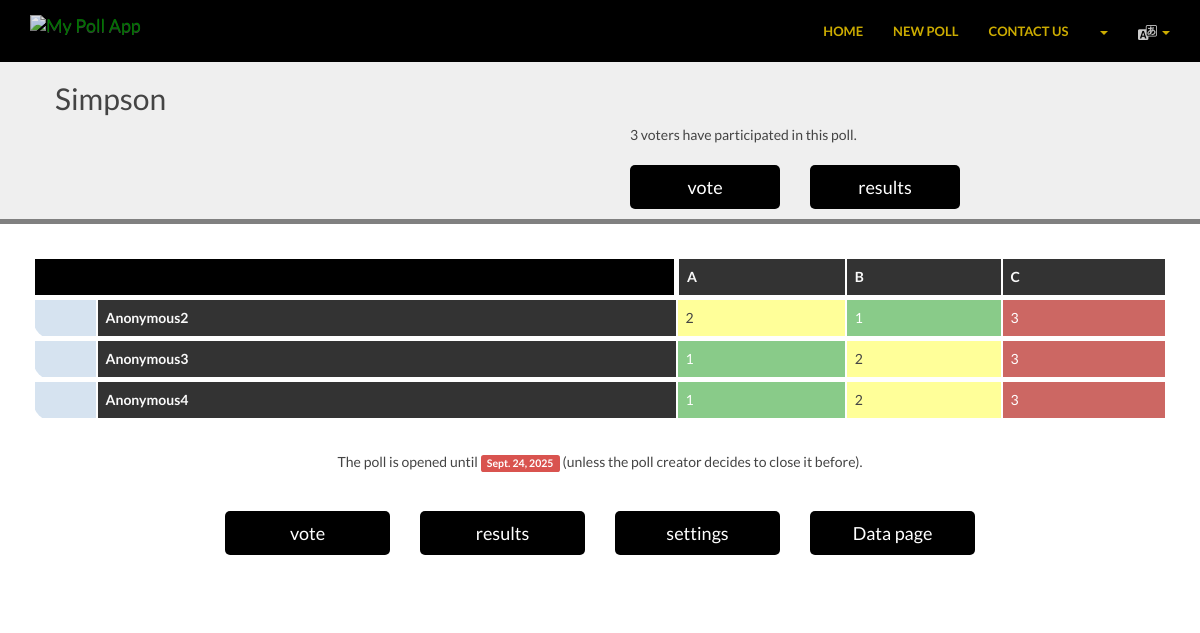
/polls/viewPoll/59ca2a80-19cc-460f-9c84-a2f9de283ea4, run on the app's committed database.
### polls/models_.py (models this page shows, shortened)
class Poll(PolymorphicModel):
    id = models.CharField(max_length=100, primary_key=True, default=uuid.uuid4, editable=False)
    title = models.CharField(max_length=250, verbose_name=_("title *"))
    description = models.TextField(blank=True, null=True, verbose_name=_("description"))
    creation_date = models.DateField(auto_now_add=True)
    closing_date = models.DateField(default=date.today() + timedelta(days=1000), verbose_name=_("closing date * "))
    admin = models.ForeignKey(MyPollAppUser, on_delete=models.CASCADE, related_name='polls')
    def is_closed(self):
        print(self.closing_date)
        print(date.today())
        return self.closing_date <= date.today()

class Candidate(PolymorphicModel):
    poll = models.ForeignKey(VotingPoll, on_delete=models.CASCADE, related_name='candidates')
    candidate = models.CharField(max_length=50, verbose_name=_('candidate'))
    class Meta:
        ordering = ['id']

### polls/views.py (the view)
    def _wrapped(request, poll, *args, **kwargs):
        if poll.ballot_type == "Experimental" \
                and (not request.user or request.user != poll.admin):
            messages.error(request, mark_safe(_("you are not the poll administrator")))
            return redirect(reverse_lazy('redirectPage'))
        elif poll.ballot_type == "Secret" and not poll.is_closed() and request.user != poll.admin:
            messages.error(request, mark_safe(_("The poll is not closed")))
            return redirect(reverse_lazy('redirectPage'))
        return init_fn(request, poll, *args, **kwargs)

### polls/models_.py (called while the page is built)
def preference_model_from_text(desc, len_cand):
    parts = desc.split('#')
    if parts[0] == "PositiveNegative":
        return positiveNegative
    if parts[0] == "Ranks":
        return Ranking(int(parts[1]), len_cand)
    if parts[0] == "Numbers":
        return Numbers(int(parts[1]), int(parts[2]))
    if parts[0] == "Approval":
        return approval
    raise Exception("Unknown preference model: %s" % desc)

    def min(self):
        return min(self.values[1:])

    def max(self):
        return max(self.values[1:])

    def value2text(self, value):
        if value == UNDEFINED_VALUE:
            return UNDEFINED_TEXT
        index = self.values.index(value)
        return self.texts[index]

    def evaluate(self, value):
        return (value - self.min()) / float((self.max() - self.min()))

### polls/views.py (called while the page is built)
def with_valid_poll(init_fn):
    def _wrapped(request, poll_id, *args, **kwargs):
        poll = get_object_or_404(VotingPoll, id=poll_id)
        return init_fn(request, poll, *args, **kwargs)
    return _wrapped

def with_viewing_rights(init_fn):
    def _wrapped(request, poll, *args, **kwargs):
        if poll.ballot_type == "Experimental" \
                and (not request.user or request.user != poll.admin):
            messages.error(request, mark_safe(_("you are not the poll administrator")))
            return redirect(reverse_lazy('redirectPage'))
        elif poll.ballot_type == "Secret" and not poll.is_closed() and request.user != poll.admin:
            messages.error(request, mark_safe(_("The poll is not closed")))
            return redirect(reverse_lazy('redirectPage'))
        return init_fn(request, poll, *args, **kwargs)
    return _wrapped

### templates/polls/view_poll.html (shortened to what this page needs)
{% extends "polls/base-view.html" %}
{% load i18n %}
{% load bootstrap3 %}
{% load static %}
{% block content %}
<div class="polltitle">
  <div class="container">
    <div class="col-xs-12 col-sm-12 col-md-12 col-lg-12">
      <h2>{{ poll.title }}</h2>
    </div>
    <div class=" col-xs-12 col-sm-6 col-md-6 col-lg-6">
    </div>
    <div class=" col-xs-12 col-sm-6 col-md-6 col-lg-6">
      <div class="col-xs-12 col-sm-12 col-md-12 col-lg-12">
      </div>
      {% if not is_closed %}
      <div class=" col-xs-6 col-sm-6 col-md-6 col-lg-4 margin2">
	<a href="{% url 'vote' poll.id %}"  class="btn btn-custom btn-lg col-xs-12 col-sm-12 col-md-12 col-lg-12">{% bootstrap_icon "pencil" %} {% trans 'vote' %}</a>
      </div>
      {% endif %}
      <div class="col-xs-6 col-sm-6 col-md-6 col-lg-4 margin2">
	<a href="{% url 'results' poll.id %}" class="btn btn-custom btn-lg col-xs-12 col-sm-12 col-md-12 col-lg-12">{% bootstrap_icon "stats" %} {% trans 'results' %}</a>
      </div>
    </div>
  </div>
</div>
<div class="container-fluid">
<div class="container">
  {% if votes %}
  <div class="table-responsive">
    <table class="table poll-table">
      <thead>
        {% if poll.poll_type == "Date" %}
        <tr>
          <td class="border" colspan="2" ></td>
          {% for m in months %}
          <th colspan="{{ m.value }}">
            {{ m.label|date:"F/Y" }}
          </th>
          {% endfor %}
        </tr>
        <tr>
          <td class="border" colspan="2" ></td>
          {% for d in days %}
          <th colspan="{{ d.value }}">
            {{ d.label|date:"D/d " }}
          </th>
          {% endfor %}
        </tr>
        <tr>
          <td class="border" colspan="2" ></td>
          {% for c in candidates %}
          <th>
            {{ c.candidate }}
          </th>
          {% endfor %}
        </tr>
        {% else %}
        <tr>
          <td class="border" colspan="2" ></td>
          {% for c in candidates %}
          <th style="min-width: {{ col_width }}%">
            {{ c.candidate }}
          </th>
          {% endfor %}
        </tr>
        {% endif %}
      </thead>
      <tbody>
        {% for v in votes %}
        <tr>
          {% if poll.ballot_type == "Experimental"%}
	  <td class="no-controls">
            {% elif poll.ballot_type == "Secret" %}
	  <td class="no-controls">
            {% else %}
            {% if v.modify %}
          <td class="controls">
            <a href="{% url 'updateVote' poll.id v.id %}" >{% bootstrap_icon "pencil" %}</a>
            <a href="#" class="remove" data-toggle="modal" data-target="#myModal{{ forloop.counter }}">{% bootstrap_icon "remove" %}</a>
	    {% else %}
	    <td class="no-controls">
            {% endif %}
            {% endif %}
          </td>
          <th>
            {{ v.nickname }}
          </th>
          {% if poll.ballot_type == "Secret" and not is_closed %}
          {% else %}
          {% for s in v.scores %}
          <td class="{{ s.class }}">{{ s.text }}</td>
          {% endfor %}
          {% endif %}
        </tr>
        {% endfor %}
      </tbody>
    </table>
  </div>
  {% else %}
  <div class="well">
    <i>{% trans 'No vote yet... Do you want to be the first one?' %}</i>
  </div>
  {% endif %}
<div class="well-sm">
  <p class="text-center">
    {% if is_closed %}
    {% trans 'The poll is closed since' %} <label class="label label-danger">{{ poll.closing_date }}</label>
    {% else %}
    {% trans 'The poll is opened until' %} <label class="label label-danger">{{ poll.closing_date }}</label>
    {% trans '(unless the poll creator decides to close it before).' %}
    {% endif %}
  </p>
</div>
  <div class="row">
    <div class="col-md-2 col-lg-2"></div>
    <div class=" col-xs-12 col-sm-4 col-md-2 col-lg-2 margin2">
      <a href="{% url 'vote' poll.id %}"  class="btn btn-custom btn-lg col-xs-12 col-sm-12 col-md-12 col-lg-12">{% bootstrap_icon "pencil" %} {% trans 'vote' %}</a>
    </div>
    <div class="col-xs-12 col-sm-4 col-md-2 col-lg-2 margin2" >
      <a href="{% url 'results' poll.id %}" class="btn btn-custom btn-lg col-xs-12 col-sm-12 col-md-12 col-lg-12">{% bootstrap_icon "stats" %} {% trans 'results' %}</a>
    </div>
    <div class="col-xs-12 col-sm-4 col-md-2 col-lg-2  margin2">
      <a href="{% url 'admin' poll.id %}" class="btn btn-custom btn-lg col-xs-12 col-sm-12 col-md-12 col-lg-12">{% bootstrap_icon "cog" %} {% trans 'settings' %}</a>
    </div>
    <div class="col-xs-12 col-sm-4 col-md-2 col-lg-2  margin2">
     <a href="{% url 'data' poll.id %}" class="btn btn-custom btn-lg col-xs-12 col-sm-12 col-md-12 col-lg-12">{% bootstrap_icon "download-alt" %} {% trans 'Data page' %} </a>
    </div>
    <div class="col-md-2 col-lg-2"></div>
  </div>
</div>
{% endblock %}

### polls/static/polls/css/poll.css (style rules this page uses)
body { font-family: 'Lato', Verdana, Arial, Sans-Serif; color: #444; margin: 0px; }
@media (min-width: 992px) { body { padding-top: 62px; } }
h2 { text-align: center; color: gold; }
.polltitle { margin: 0px 0px 30px 0px; padding: 10px; background: #efefef; border-bottom: grey 5px solid; }
.polltitle h2 { color: #444; text-align: left; padding: 10px; margin: 0px; }
.btn { border-radius: 5px; border: 2px; text-shadow: none; }
.btn-custom { color: #ffffff; background-color: black; transition: all .2s linear; white-space: normal; }
td:nth-child(1).border { border: inherit; }
.margin2 { margin-top: 20px; }
.poll-table tr { border: 5px solid rgb(255, 255, 255); }
.poll-table thead tr td { background-color: black; border: 5px solid rgb(255, 255, 255); }
.poll-table thead tr th { color: #fafafa; background-color: rgba(0, 0, 0, 0.8); border: 2px solid rgb(255, 255, 255); }
.poll-table tr td, .poll-table tr th { color: #fafafa; background-color: rgba(0, 0, 0, 0.8); border: 2px solid rgb(255, 255, 255); }
.poll-table tr td.poll-100percent { background: rgba(108, 191, 108, 0.8); color: #fff; }
.poll-table tr td.poll-50percent { background: rgba(255, 255, 153, 1); color: #444; }
.poll-table tr td.poll-0percent { background: rgba(192, 65, 61, 0.8); color: #fff; }
table tbody tr td.controls { width: 64px; background-color: rgba(51, 117, 179, 0.2); border-radius: 0px 0px 0px 20px; color: #fff; }
table tbody tr td.controls > a { padding: 2px; color: rgba(0, 0, 0, 0.5); }
table tbody tr td.controls a.remove { color: rgba(185, 44, 40, 0.8); }

### polls/static/polls/css/responsive-tables.css (style rules this page uses)
table th { font-weight: bold; }
table td, table th { padding: 9px 10px; text-align: left; }

### data on the page
Poll: title "Simpson", closing_date "Sept. 24, 2025"
Candidate: {{ col_width }} 28 (drawn), candidate "A"
Candidate: {{ col_width }} 28 (drawn), candidate "B"
Candidate: {{ col_width }} 28 (drawn), candidate "C"

### other printed values
{{ v.nickname }} "Anonymous2" "Anonymous3" "Anonymous4"
{{ s.text }} "2" "1" "3" "1" "2" "3" "1" "2" "3"
